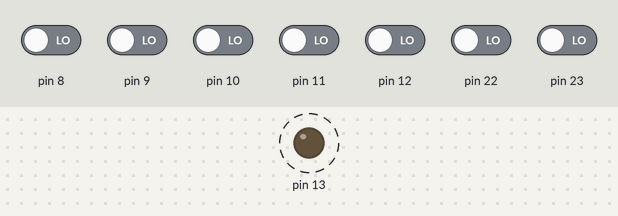
Bench run of a sketch on a simulated Arduino Uno, built with avr-gcc and run on an emulated ATmega328P. On the bench: output pins drawn as LEDs (lit = HIGH). Dashed ring = blinking. The inputs (shaded band) are chosen by the test bench; at power-on: pin 8–12, pin 22, pin 23 LOW.

Above: at 0.12 s.
Timing chart, 0 to 3.0 s (numbered marks = the images above):
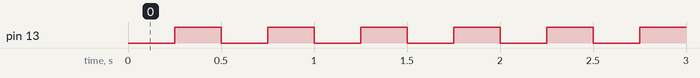

The sketch:

TIMER1_OVF.ino
```cpp
// (licence header left out)
int precarga = 49911;  //precarga para 2Hz
//34286 =  (2^16) - 16MHz/256/2Hz

/**********************************************************************************************************
 *  Nombre:      Loop
 *  Retorna:     Nada
 *  Parametros:  Nada
 *  Descripcion: Loop general.
 **********************************************************************************************************/

int main(void) {
  DDRB = 0b00100000; // bit 5 puerto B como salida
  PORTB = 0b00000000;
  noInterrupts();           // desabilita interrupciones
      TCCR1A = 0;               // configuracion basica
      TCCR1B = 0;               // configuracion basica
      TCCR1C = 0;               // configuracion basica
      TCNT1 = precarga;

      ////////////////////////////////////////
      // CS02     CS01     CS00     scale
      //  0         0       0     sin reloj
      //  0         0       1     clk/1
      //  0         1       0     clk/8
      //  0         1       1     clk/64
      //  1         0       0     clk/256         //////// ESCALA ECOJIDA
      //  1         0       1     clk/1024
      //  1         1       0     externo en T1 falling
      //  1         1       1     externo en T1 rising
      ////////////////////////////////////////

      TCCR1B |= (1 << CS12);
      TCCR1B |= (0 << CS11);
      TCCR1B |= (0 << CS10);
      TIMSK1 |= (1 << TOIE1);   // activa interrupcion por desvordamiento
  interrupts();             // activa interrupciones

  while (1) {

  }
  return (0);
}

/**********************************************************************************************************
 *  Nombre:      ISR(TIMER1_OVF_vect)
 *  Retorna:     Nada
 *  Parametros:  Nada
 *  Descripcion: Se activa cada vez que se desvorda el timer 1
 **********************************************************************************************************/

ISR(TIMER1_OVF_vect)
{
  TCNT1 = precarga;
  PORTB = PINB ^(1 << PINB5);
}
```

Measured:
- by itself, pin 13: alternates HIGH for 0.25 s and LOW for 0.25 s
